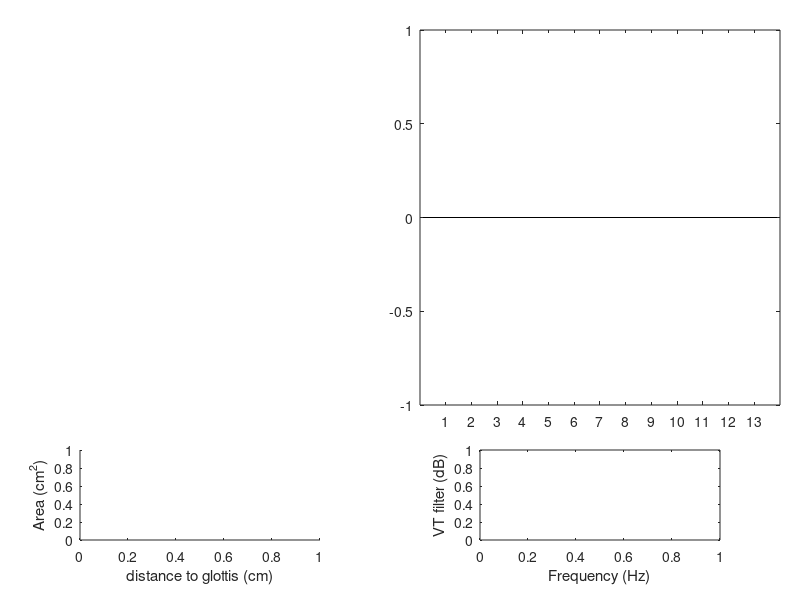

Write the MATLAB code that produced this figure. (Note: this script raises an error after producing the figure.)
function varargout=diva_vtdisp_Ricky(option,varargin)

if ~nargin||isempty(option), option='init'; end
hfig=[];
if ishandle(option), hfig=option; option=varargin{1}; varargin=varargin(2:end); end

switch(lower(option))
    case 'init'
        %data.state.x=zeros(13,1);
        %[data.state.y,data.state.z,data.state.Outline]=diva_synth(data.state.x);

        data.handles.hfig=figure('units','norm','position',[.3 .5 .4 .4],'menubar','none','name','DIVA vocal tract display','numbertitle','off','color','w');
        data.handles.hax1=axes('units','norm','position',[.05 .3 .45 .65],'color',1*[1 1 1]);
        data.handles.h1=patch(nan,nan,'k','facecolor',.85*[1 1 1],'edgecolor','none','linewidth',2,'parent',data.handles.hax1);
        hold(data.handles.hax1,'on'); data.handles.h0=plot(nan,nan,'k','linewidth',2,'parent',data.handles.hax1); hold(data.handles.hax1,'off'); 
        axis(data.handles.hax1,'equal','tight');
        set(data.handles.hax1,'xcolor','w','ycolor','w','xtick',[],'ytick',[],'xdir','reverse');
        %set(data.handles.h1,'xdata',real(data.state.Outline),'ydata',imag(data.state.Outline));
        data.handles.hax2=axes('units','norm','position',[.1 .1 .3 .15],'color',.85*[1 1 1]);
        data.handles.h2=patch(nan,nan,'k','facecolor',1*[1 1 1],'edgecolor','k','linewidth',2,'parent',data.handles.hax2);
        xlabel(data.handles.hax2,'distance to glottis (cm)'); ylabel(data.handles.hax2,'Area (cm^2)');
        data.handles.hax3=axes('units','norm','position',[.6 .1 .3 .15],'box','off');
        data.handles.h3=plot(nan,nan,'k','color','k','linewidth',2,'parent',data.handles.hax3);
        xlabel(data.handles.hax3,'Frequency (Hz)');
        ylabel(data.handles.hax3,'VT filter (dB)');
        
        % plotting new 'bar-sliders' 
        data.handles.hax4 = axes('units','norm','position',[.525 .325 .45 .625]);
        data.handles.hplot4 = bar(zeros(1,13)); % psst you need to plot the bar first, before changing the axes properties
        data.handles.hax4.YLimMode = 'manual';  % or else it'll just change the Ylim properties to be the default for bar plots!!
        data.handles.hax4.YLim = [-1 1];        % used to be -3 to 3, but that seemed excessive.... 
        data.handles.hplot4.FaceColor = 'flat';
        %data.handles.hplot4 = bar(-3+(3+3)*rand(1,13)); 
        
        set(data.handles.hfig,'WindowButtonDownFcn',@downcallback, 'WindowButtonUpFcn',@upcallback, 'WindowButtonMotionFcn',@overcallback); % callback for when mouse hovers over plot
       
        %for n1=1:13 % this is where the sliders are created, need to replace these with bars (for now)
        %    data.handles.hslider(n1)=uicontrol('units','norm','position',[.6 .90-(n1-1)*.05 .3 .05],'style','slider','min',-3,'max',3,'callback',@(varargin)diva_vtdisp(data.handles.hfig,'setslider',n1));
        %end
        
        set(data.handles.hfig,'userdata',data);
        diva_vtdisp_Ricky(data.handles.hfig,'play',[zeros(10,1);0;1;1]);
        drawnow;
        
    case 'setslider' % this callback seems to be called when a slider is moved
        barData = varargin{1};
        if isempty(hfig), hfig=gcf; end
        data=get(hfig,'userdata');
        n=[];
        if numel(varargin)>=1, n=varargin{1}; end
        if numel(varargin)>=2, v=varargin{2}; 
        else
            if isfield(barData, 'curBar') && isfield(barData, 'curBarVal')
                n=barData.curBar;
                v=barData.curBarVal;
            else
                return;
            end 
        end
        if isempty(n), n=1:numel(v); end
        try, x=data.state.x(:,end);
        catch, x=zeros(13,1);
        end
        x=repmat(x,[1,100]);
        x(n,:)=[linspace(x(n,1),v,20),repmat(v,1,80)];
        diva_vtdisp_Ricky(hfig,'play',x);
        
    case 'play'
        if isempty(hfig), hfig=gcf; end
        data=get(hfig,'userdata');
        data.state.x=varargin{1};
        if size(data.state.x,2)>1, 
            [data.state.s,data.state.fs]=diva_synth(data.state.x,'sound');
            sound(data.state.s,data.state.fs);
        end
        d=1.0*.75/10;
        fs=4*11025;
        for n=[1:9:size(data.state.x,2)-1,size(data.state.x,2)]
            [data.state.Aud,data.state.Som,data.state.Outline,data.state.af,data.state.filt]=diva_synth(data.state.x(:,n),'explicit');
            % vocal tract configuration
            x=data.state.Outline; 
            x(end+1)=x(1);
            set(data.handles.h0,'xdata',real(x),'ydata',imag(x));
            %x([353,354])=[160+1i*imag(x(352)), 160+1i*imag(x(355))];
            set(data.handles.h1,'xdata',real(x),'ydata',imag(x));
            %set(data.handles.hax1,'xlim',[-10 175]);
            % area function
            set(data.handles.h2,'xdata',d*[1:numel(data.state.af) numel(data.state.af):-1:1],'ydata',[max(0,data.state.af(:))'/2, -fliplr(max(0,data.state.af(:))')/2]);
            set(data.handles.hax2,'xlim',d*[.5 numel(data.state.af)+.5],'ylim',max(8,max(data.state.af)/2)*[-1 1]);
            % frequency spectrum
            x=10*log10(abs(data.state.filt));
            i=find(x(2:end-1)>x(1:end-2)&x(2:end-1)>x(3:end))*fs/numel(data.state.filt)*1e0;
            set(data.handles.h3,'xdata',(0:numel(data.state.filt)-1)*fs/numel(data.state.filt)*1e0,'ydata',x);
            set(data.handles.hax3,'xlim',[0 min(8000,fs/2)]*1e0,'ylim',[-15 max(15,max(x))],'box','off','xtick',i);
            set(data.handles.hfig,'userdata',data);
            %for n1=1:13,set(data.handles.hslider(n1),'value',data.state.x(n1,n));end
            drawnow;
        end
end



    function downcallback(varargin)        
        data.mouseIsDown = true; % recognizes / saves the fact that the mouse is pressed down
    end

    function upcallback(varargin)
        data.mouseIsDown = false;% recognizes / saves the fact that the mous has been let go
        if isfield(data, 'curBar')
            data.handles.hplot4.CData(data.curBar,:) = [0 0.4470 0.7410]; 
            drawnow;
        end
        diva_vtdisp_Ricky(data.handles.hfig,'setslider',data);
    end

    function overcallback(varargin)    % for when mouse hovers over plot
        if isfield(data, 'mouseIsDown')
            if data.mouseIsDown
                %p1=get(0,'pointerlocation');    % get mouse location [x y]
                %p2=get(data.hfig,'position');   % get position of figure [x y w h]
                %pos=p1-p2(1:2); % find mouse position relative to figure
                %set(data.hfig,'currentpoint',pos); % not sure
                
                pos2=get(data.handles.hax4,'currentpoint'); % get current point rel to axes [x y -; x y -]
                             
                % make sure bar we are tyring to move is not outside of the
                % 13 articulators
                
                curBarIdx = round(pos2(1));
                data.handles.hplot4.CData(curBarIdx,:) = [0 0.8 0.8]; 
                drawnow;
                barLim = max(data.handles.hplot4.XData);
                if curBarIdx <= barLim && curBarIdx > 0.5 && pos2(1,2) >= -3 && pos2(1,2) <= 3
                    data.curBar = curBarIdx;
                    data.curBarVal = pos2(1,2);
                    ydata = data.handles.hplot4.YData;  % get bar plot y data
                    newY = ydata;
                    newY(curBarIdx) = pos2(1,2);
                    %disp(pos2(1,2));
                    data.handles.hplot4.YData = newY;                    
                    drawnow;
                end
            end
        end
    end

end
